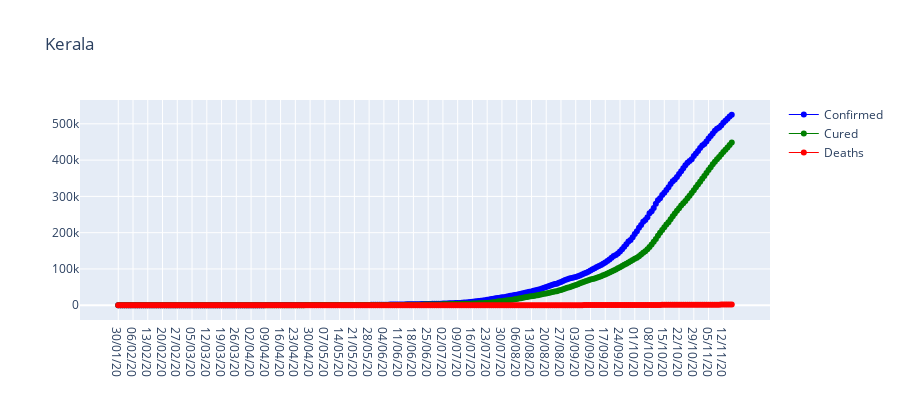
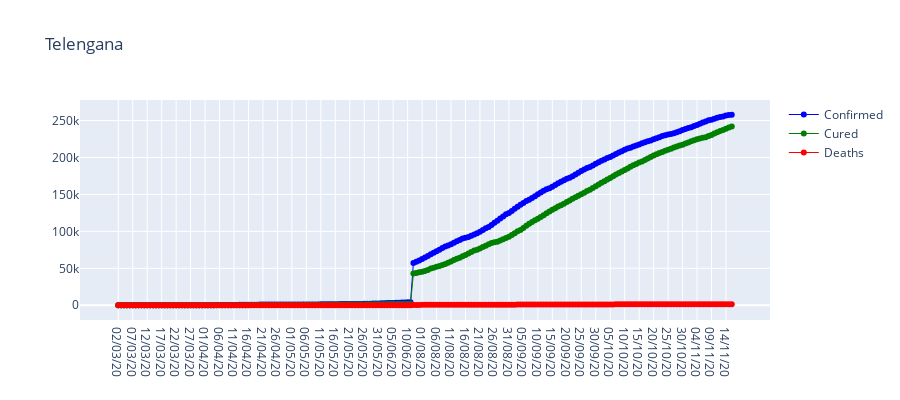
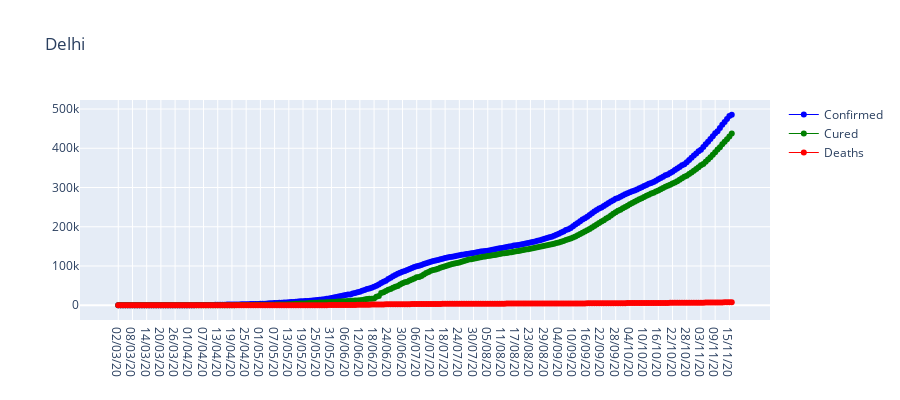

The notebook cell saved with these charts, in order:
### Code cell
scatter_plot(df1,state)

### Figure 1 — Plotly figure (JSON) as saved in the notebook; plotly's stock layout.template omitted (floating-point values rounded to 4 significant figures; data arrays with more than 128 entries replaced by an {"elided": "..."} marker saying what was removed)
{"data": [{"line": {"color": "blue", "width": 1}, "mode": "lines+markers", "name": "Confirmed", "type": "scatter", "x": {"elided": "292 str values"}, "y": {"elided": "292 int values"}}, {"line": {"color": "green", "width": 1}, "mode": "lines+markers", "name": "Cured", "type": "scatter", "x": {"elided": "292 str values"}, "y": {"elided": "292 int values"}}, {"line": {"color": "red", "width": 1}, "mode": "lines+markers", "name": "Deaths", "type": "scatter", "x": {"elided": "292 str values"}, "y": {"elided": "292 int values"}}], "layout": {"height": 400, "title": {"text": "Kerala"}}}

### Figure 2 — Plotly figure (JSON) as saved in the notebook; plotly's stock layout.template omitted (floating-point values rounded to 4 significant figures; data arrays with more than 128 entries replaced by an {"elided": "..."} marker saying what was removed)
{"data": [{"line": {"color": "blue", "width": 1}, "mode": "lines+markers", "name": "Confirmed", "type": "scatter", "x": {"elided": "213 str values"}, "y": {"elided": "213 int values"}}, {"line": {"color": "green", "width": 1}, "mode": "lines+markers", "name": "Cured", "type": "scatter", "x": {"elided": "213 str values"}, "y": {"elided": "213 int values"}}, {"line": {"color": "red", "width": 1}, "mode": "lines+markers", "name": "Deaths", "type": "scatter", "x": {"elided": "213 str values"}, "y": {"elided": "213 int values"}}], "layout": {"height": 400, "title": {"text": "Telengana"}}}

### Figure 3 — Plotly figure (JSON) as saved in the notebook; plotly's stock layout.template omitted (floating-point values rounded to 4 significant figures; data arrays with more than 128 entries replaced by an {"elided": "..."} marker saying what was removed)
{"data": [{"line": {"color": "blue", "width": 1}, "mode": "lines+markers", "name": "Confirmed", "type": "scatter", "x": {"elided": "260 str values"}, "y": {"elided": "260 int values"}}, {"line": {"color": "green", "width": 1}, "mode": "lines+markers", "name": "Cured", "type": "scatter", "x": {"elided": "260 str values"}, "y": {"elided": "260 int values"}}, {"line": {"color": "red", "width": 1}, "mode": "lines+markers", "name": "Deaths", "type": "scatter", "x": {"elided": "260 str values"}, "y": {"elided": "260 int values"}}], "layout": {"height": 400, "title": {"text": "Delhi"}}}
